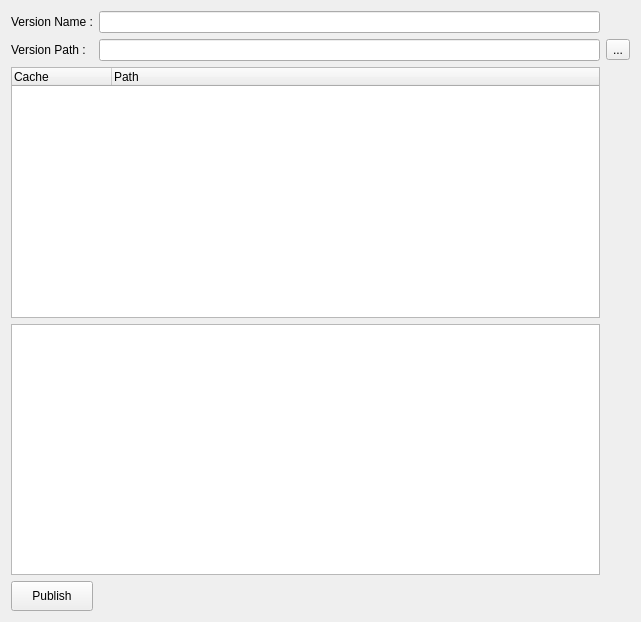
<?xml version="1.0" encoding="UTF-8"?>
<ui version="4.0">
 <class>Form</class>
 <widget class="QWidget" name="Form">
  <property name="geometry">
   <rect>
    <x>0</x>
    <y>0</y>
    <width>641</width>
    <height>622</height>
   </rect>
  </property>
  <property name="windowTitle">
   <string>Form</string>
  </property>
  <layout class="QGridLayout" name="gridLayout">
   <item row="0" column="0">
    <widget class="QLabel" name="label_2">
     <property name="text">
      <string>Version Name :</string>
     </property>
    </widget>
   </item>
   <item row="0" column="1">
    <widget class="QLineEdit" name="lineEdit_2"/>
   </item>
   <item row="1" column="0">
    <widget class="QLabel" name="label">
     <property name="text">
      <string>Version Path :</string>
     </property>
    </widget>
   </item>
   <item row="1" column="1">
    <widget class="QLineEdit" name="lineEdit"/>
   </item>
   <item row="1" column="2">
    <widget class="QToolButton" name="toolButton">
     <property name="text">
      <string>...</string>
     </property>
    </widget>
   </item>
   <item row="2" column="0" colspan="2">
    <widget class="QTreeWidget" name="treeWidget">
     <column>
      <property name="text">
       <string>Cache</string>
      </property>
     </column>
     <column>
      <property name="text">
       <string>Path</string>
      </property>
     </column>
    </widget>
   </item>
   <item row="3" column="0" colspan="2">
    <widget class="QTextEdit" name="textEdit"/>
   </item>
   <item row="4" column="0">
    <widget class="QPushButton" name="pushButton">
     <property name="minimumSize">
      <size>
       <width>0</width>
       <height>30</height>
      </size>
     </property>
     <property name="text">
      <string>Publish</string>
     </property>
    </widget>
   </item>
  </layout>
 </widget>
 <resources/>
 <connections/>
</ui>
